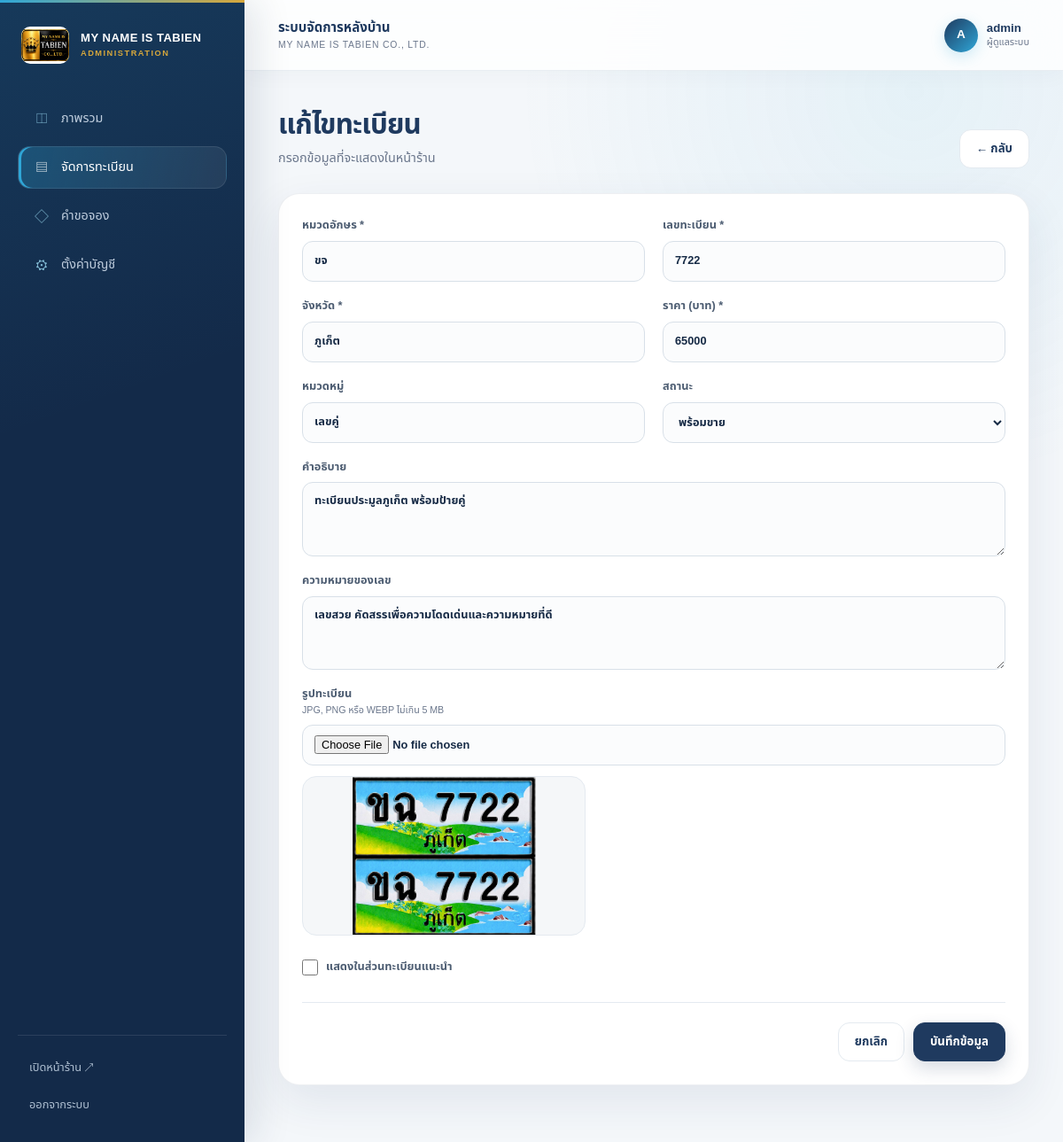
Screenshot of /admin/plate/20 (signed in) with the database file from the repository.
### tables this page shows
CREATE TABLE plates (
            id INTEGER PRIMARY KEY AUTOINCREMENT,
            prefix TEXT NOT NULL,
            number TEXT NOT NULL,
            province TEXT NOT NULL DEFAULT "ภูเก็ต",
            price REAL NOT NULL DEFAULT 0,
            category TEXT NOT NULL DEFAULT "เลขสวย",
            description TEXT NOT NULL DEFAULT "",
            meaning TEXT NOT NULL DEFAULT "",
            image TEXT,
            status TEXT NOT NULL DEFAULT "available",
            featured INTEGER NOT NULL DEFAULT 0,
            created_at TEXT NOT NULL DEFAULT CURRENT_TIMESTAMP,
            updated_at TEXT NOT NULL DEFAULT CURRENT_TIMESTAMP
        , display_order INTEGER NOT NULL DEFAULT 999);

### config.php (called while the page is built, shortened)
<?php
function e(?string $value): string
{
    return htmlspecialchars($value ?? '', ENT_QUOTES, 'UTF-8');
}

### admin/index.php (the view, shortened to what this page needs)
<?php
require dirname(__DIR__) . '/config.php';
$pdo = db();
$requestPath = trim((string) parse_url($_SERVER['REQUEST_URI'] ?? '/admin', PHP_URL_PATH), '/');
$adminRoute = preg_replace('#^admin/?#', '', $requestPath);
    ?>
    <?php
$section = $_GET['section'] ?? match (true) {
    $adminRoute === 'plates' => 'plates',
    $adminRoute === 'reservations' => 'reservations',
    $adminRoute === 'settings' => 'settings',
    $adminRoute === 'plate/new' => 'plate-form',
    preg_match('#^plate/(\d+)$#', $adminRoute, $adminMatch) === 1 => 'plate-form',
    default => 'dashboard',
};
$stats = [
    'all' => (int) $pdo->query('SELECT COUNT(*) FROM plates')->fetchColumn(),
    'available' => (int) $pdo->query('SELECT COUNT(*) FROM plates WHERE status="available"')->fetchColumn(),
    'reserved' => (int) $pdo->query('SELECT COUNT(*) FROM plates WHERE status="reserved"')->fetchColumn(),
    'leads' => (int) $pdo->query('SELECT COUNT(*) FROM reservations WHERE status="new"')->fetchColumn(),
];
?>
<!doctype html>
<html lang="th">
<head>
    <link rel="stylesheet" href="/admin/admin.css">
</head>
<body class="admin-body">
<aside class="sidebar">
    <a class="admin-logo" href="/admin"><img src="/image/logo_บริษัท.jpg" alt="MY NAME IS TABIEN"><strong>MY NAME IS TABIEN<small>ADMINISTRATION</small></strong></a>
    <nav>
        <a class="<?= $section === 'dashboard' ? 'active' : '' ?>" href="/admin">ภาพรวม</a>
        <a class="<?= in_array($section, ['plates','plate-form'], true) ? 'active' : '' ?>" href="/admin/plates">จัดการทะเบียน</a>
        <a class="<?= $section === 'reservations' ? 'active' : '' ?>" href="/admin/reservations">คำขอจอง <?php if ($stats['leads']): ?><b><?= $stats['leads'] ?></b><?php endif; ?></a>
        <a class="<?= $section === 'settings' ? 'active' : '' ?>" href="/admin/settings">ตั้งค่าบัญชี</a>
    </nav>
    <div class="sidebar-bottom"><a href="/" target="_blank">เปิดหน้าร้าน ↗</a><a href="/admin/logout">ออกจากระบบ</a></div>
</aside>
<main class="admin-main">
    <header class="admin-topbar"><button class="menu-button" type="button" aria-label="เปิดเมนู" aria-expanded="false">☰</button><div class="topbar-title"><strong>ระบบจัดการหลังบ้าน</strong><span>MY NAME IS TABIEN CO., LTD.</span></div><div class="user-meta"><span class="user-avatar"><?= e(mb_strtoupper(mb_substr($_SESSION['admin_username'], 0, 1))) ?></span><span><strong><?= e($_SESSION['admin_username']) ?></strong><small>ผู้ดูแลระบบ</small></span></div></header>
    <div class="admin-content">
        <?php if ($section === 'plates'):
            $plates = $pdo->query('SELECT * FROM plates ORDER BY id DESC')->fetchAll(); ?>
            <div class="content-heading"><div><h1>จัดการทะเบียน</h1><p>เพิ่ม แก้ไขราคา รูปภาพ และสถานะการขาย</p></div><a class="admin-btn" href="/admin/plate/new">+ เพิ่มทะเบียน</a></div>
            <div class="panel table-panel"><table><thead><tr><th>ทะเบียน</th><th>หมวดหมู่</th><th>ราคา</th><th>สถานะ</th><th>แนะนำ</th><th></th></tr></thead><tbody>
            <?php foreach ($plates as $plate): ?><tr>
                <td><div class="plate-cell"><?php if ($plate['image']): ?><img class="plate-thumb" src="/<?= e($plate['image']) ?>" alt=""><?php else: ?><span class="plate-thumb plate-thumb-empty">—</span><?php endif; ?><span><strong><?= e($plate['prefix'].' '.$plate['number']) ?></strong><small><?= e($plate['province']) ?></small></span></div></td>
                <td><?= e($plate['category']) ?></td><td><?= baht($plate['price']) ?></td>
                <td><span class="table-status <?= e($plate['status']) ?>"><?= e(status_label($plate['status'])) ?></span></td>
                <td><?= $plate['featured'] ? '★' : '—' ?></td>
                <td class="row-actions"><a href="/admin/plate/<?= (int)$plate['id'] ?>">แก้ไข</a><form method="post" onsubmit="return confirm('ยืนยันการลบทะเบียนนี้?')"><input type="hidden" name="csrf_token" value="<?= e(csrf_token()) ?>"><input type="hidden" name="action" value="delete_plate"><input type="hidden" name="id" value="<?= (int)$plate['id'] ?>"><button type="submit">ลบ</button></form></td>
            </tr><?php endforeach; ?></tbody></table></div>
        <?php elseif ($section === 'plate-form'):
            $id = filter_var($_GET['id'] ?? null, FILTER_VALIDATE_INT);
            $plate = ['id'=>'','prefix'=>'','number'=>'','province'=>'ภูเก็ต','price'=>'','category'=>'เลขสวย','description'=>'','meaning'=>'','image'=>'','status'=>'available','featured'=>0];
            if ($id) { $stmt=$pdo->prepare('SELECT * FROM plates WHERE id=?'); $stmt->execute([$id]); $plate=$stmt->fetch() ?: $plate; }
            ?>
            <div class="content-heading"><div><h1><?= $id ? 'แก้ไขทะเบียน' : 'เพิ่มทะเบียนใหม่' ?></h1><p>กรอกข้อมูลที่จะแสดงในหน้าร้าน</p></div><a class="secondary-btn" href="/admin/plates">← กลับ</a></div>
            <form class="panel admin-form plate-form" method="post" enctype="multipart/form-data">
                <div class="form-grid">
                    <label>หมวดอักษร *<input name="prefix" value="<?= e($plate['prefix']) ?>" required placeholder="เช่น ขล"></label>
                    <label>เลขทะเบียน *<input name="number" value="<?= e($plate['number']) ?>" required placeholder="เช่น 88"></label>
                    <label>จังหวัด *<input name="province" value="<?= e($plate['province']) ?>" required></label>
                    <label>ราคา (บาท) *<input type="number" min="0" step="1" name="price" value="<?= e((string)$plate['price']) ?>" required></label>
                    <label>หมวดหมู่<input name="category" value="<?= e($plate['category']) ?>" list="category-list"></label>
                    <label>สถานะ<select name="status"><option value="available" <?= $plate['status']==='available'?'selected':'' ?>>พร้อมขาย</option></select></label>
                    <label class="full">คำอธิบาย<textarea name="description" rows="3"><?= e($plate['description']) ?></textarea></label>
                    <label class="full">ความหมายของเลข<textarea name="meaning" rows="3"><?= e($plate['meaning']) ?></textarea></label>
                    <label class="full">รูปทะเบียน <small>JPG, PNG หรือ WEBP ไม่เกิน 5 MB</small><input type="file" name="image" accept="image/jpeg,image/png,image/webp"><?php if($plate['image']): ?><img class="current-image" src="/<?= e($plate['image']) ?>" alt="รูปปัจจุบัน"><?php endif; ?></label>
                    <label class="checkbox full"><input type="checkbox" name="featured" value="1" <?= $plate['featured']?'checked':'' ?>> แสดงในส่วนทะเบียนแนะนำ</label>
                </div>
                <div class="form-actions"><a class="secondary-btn" href="/admin/plates">ยกเลิก</a><button class="admin-btn" type="submit">บันทึกข้อมูล</button></div>
            </form>
        <?php endif; ?>
    </div>
</main>
</body></html>

### rows the page displays
plates: prefix "ขจ", number "7722", province "ภูเก็ต", price "65000", category "เลขคู่", status "พร้อมขาย", description "ทะเบียนประมูลภูเก็ต พร้อมป้ายคู่", meaning "เลขสวย คัดสรรเพื่อความโดดเด่นและความหมายที่ดี", image (picture)

### other values shown
mb_strtoupper(mb_substr($_SESSION['admin_username'], 0, 1)) "A"
$_SESSION['admin_username'] "admin"
